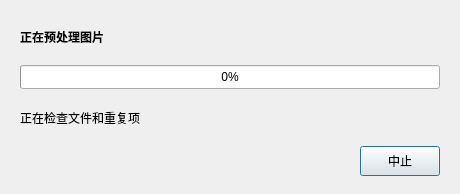
<?xml version="1.0" encoding="UTF-8"?>
<ui version="4.0">
 <class>ImageImportProgressDialog</class>
 <widget class="QDialog" name="ImageImportProgressDialog">
  <property name="geometry">
   <rect>
    <x>0</x>
    <y>0</y>
    <width>460</width>
     <height>194</height>
   </rect>
  </property>
  <property name="minimumSize">
   <size>
    <width>440</width>
     <height>194</height>
   </size>
  </property>
  <property name="windowTitle">
   <string>导入图片</string>
  </property>
  <layout class="QVBoxLayout" name="verticalLayout">
   <property name="leftMargin">
    <number>20</number>
   </property>
   <property name="topMargin">
    <number>18</number>
   </property>
   <property name="rightMargin">
    <number>20</number>
   </property>
   <property name="bottomMargin">
    <number>18</number>
   </property>
   <property name="spacing">
    <number>10</number>
   </property>
   <item>
    <widget class="QLabel" name="labelStatus">
     <property name="font">
      <font>
       <bold>true</bold>
      </font>
     </property>
     <property name="text">
      <string>正在预处理图片</string>
     </property>
    </widget>
   </item>
   <item>
    <widget class="QProgressBar" name="progressBar">
     <property name="minimumSize">
      <size>
       <width>0</width>
       <height>24</height>
      </size>
     </property>
     <property name="maximum">
      <number>100</number>
     </property>
     <property name="value">
      <number>0</number>
     </property>
     <property name="format">
      <string>%p%</string>
     </property>
    </widget>
   </item>
    <item>
     <widget class="QLabel" name="labelDetail">
     <property name="minimumSize">
      <size>
       <width>0</width>
       <height>20</height>
      </size>
     </property>
     <property name="text">
      <string>正在检查文件和重复项</string>
     </property>
     </widget>
    </item>
    <item>
     <layout class="QHBoxLayout" name="horizontalLayoutActions">
      <item>
       <spacer name="horizontalSpacerActions">
        <property name="orientation">
         <enum>Qt::Orientation::Horizontal</enum>
        </property>
        <property name="sizeHint" stdset="0">
         <size>
          <width>40</width>
          <height>20</height>
         </size>
        </property>
       </spacer>
      </item>
      <item>
       <widget class="QPushButton" name="pushButtonCancel">
        <property name="minimumSize">
         <size>
          <width>80</width>
          <height>30</height>
         </size>
        </property>
        <property name="text">
         <string>中止</string>
        </property>
       </widget>
      </item>
     </layout>
    </item>
   </layout>
 </widget>
 <resources/>
 <connections/>
</ui>
